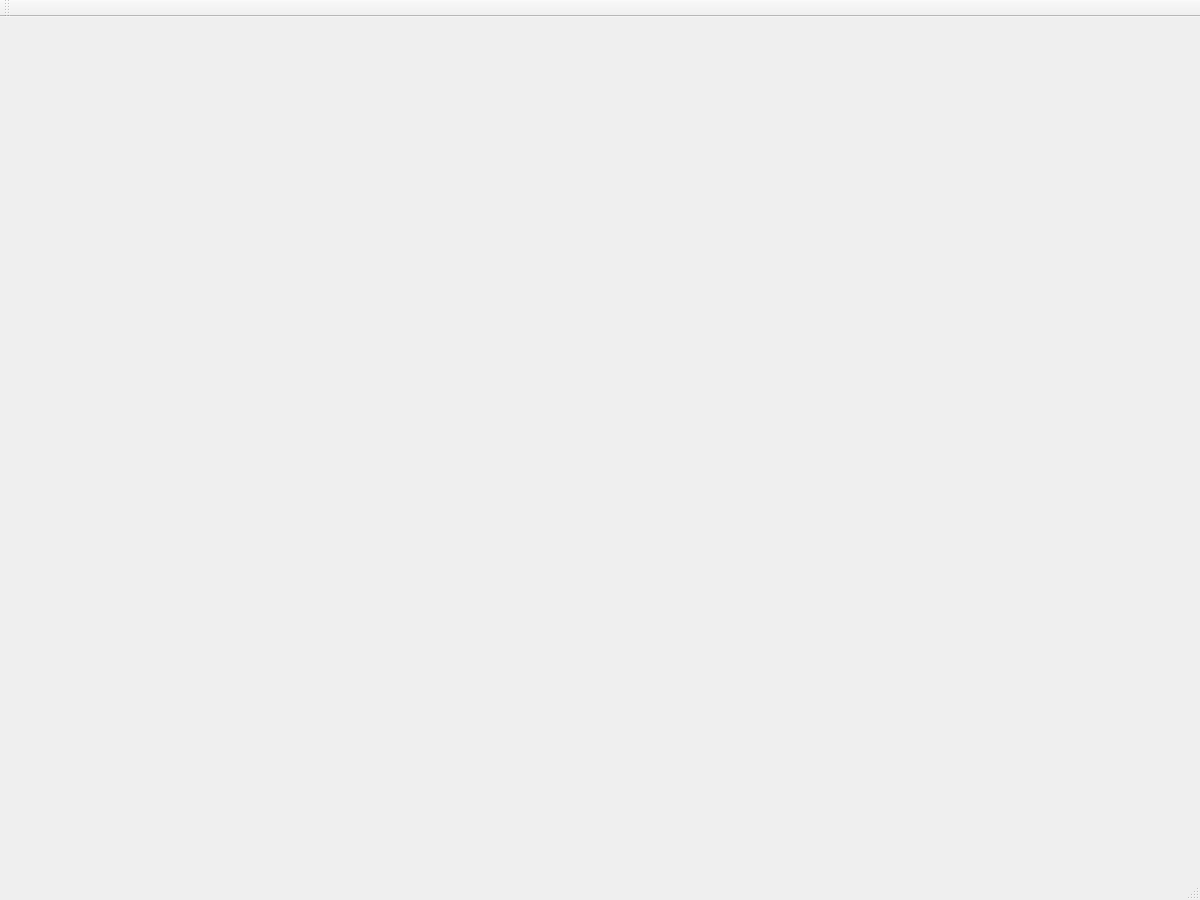
<?xml version="1.0" encoding="UTF-8"?>
<ui version="4.0">
 <class>MainWindow</class>
 <widget class="QMainWindow" name="MainWindow">
  <property name="geometry">
   <rect>
    <x>0</x>
    <y>0</y>
    <width>1200</width>
    <height>900</height>
   </rect>
  </property>
  <property name="windowTitle">
   <string>MainWindow</string>
  </property>
  <widget class="QWidget" name="centralWidget">
   <layout class="QVBoxLayout" name="verticalLayout_2">
    <item>
     <layout class="QGridLayout" name="wordsLayout"/>
    </item>
    <item>
     <layout class="QHBoxLayout" name="toolsLayout"/>
    </item>
    <item>
     <layout class="QVBoxLayout" name="imagesLayout"/>
    </item>
   </layout>
  </widget>
  <widget class="QMenuBar" name="menuBar">
   <property name="geometry">
    <rect>
     <x>0</x>
     <y>0</y>
     <width>1200</width>
     <height>22</height>
    </rect>
   </property>
  </widget>
  <widget class="QToolBar" name="mainToolBar">
   <attribute name="toolBarArea">
    <enum>TopToolBarArea</enum>
   </attribute>
   <attribute name="toolBarBreak">
    <bool>false</bool>
   </attribute>
  </widget>
  <widget class="QStatusBar" name="statusBar"/>
 </widget>
 <layoutdefault spacing="6" margin="11"/>
 <resources/>
 <connections/>
</ui>
